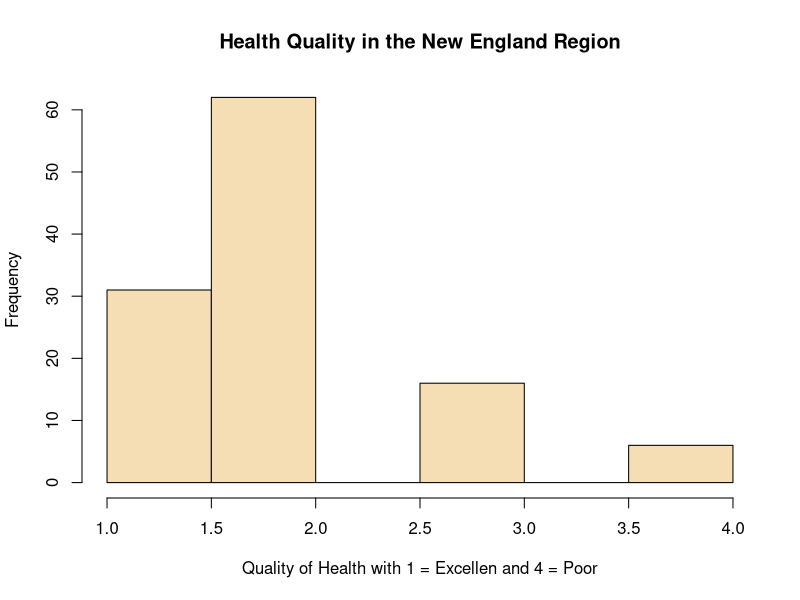

This chart was generated by the following R code: (Note: this script raises an error after producing the figure.)
## ---- chunk 1
######################################################################
#
#  Final Project: Qaulity of Health by Regions of the Unites States
#
######################################################################
# We will first run a package to read data into R.

library(haven)

# there is also a package "foreign" that was showned in class, but "haven" works better. 
# For this projedct, I will use GSS2016. GSS2016 was downloaded from this link:
# http://gss.norc.org/Documents/spss/2016_spss.zip

# The datafile was placed in work folder and loaded:

gss <- read_dta("GSS2016.DTA")
###################### 1. Working with data #################

# Find out the variable names using this command

colnames(gss)

#Refer to the GSS codebook for what's in each variable.

head(gss$health, 10) #displays the first 10 observation for the variable health
head(gss$region, 10) #dipsplas the first 10 observation for the variable region.

# Let's look at some descriptive statistics for our two variables. Given that both
# are categorical it doesn't make sense to look at mean, median or quantiles.
# We can plot some figures to visualize disbrution, however. For instant histograms. 

health_reg1 <-(gss$health[gss$region == 1]) 
hist(health_reg1, breaks = 10, main = "Health Quality in the New England Region", col = "Wheat", ylab = "Frequency", xlab = "Quality of Health with 1 = Excellen and 4 = Poor") # distrtibution of health for people in region 1
whealth_reg2 <-(gss$health[gss$region == 2]) 
hist(health_reg2, 10, main = "Health Quality in the Middle Atlantic Region", col = "wheat", ylab = "Frequency", xlab = "Quality of Health with 1 = Excellen and 4 = Poor", cex.lab = 1,5, cex.main = 1.4) # distrtibution of health for people in region 2
health_reg3 <-(gss$health[gss$region == 3]) 
hist(health_reg3, 10, main = "Health Quality in East the North Central Region", col = "wheat", ylab = "Frequency", xlab = "Quality of Health with 1 = Excellen and 4 = Poor", cex.lab = 1,5, cex.main = 1.4) # distrtibution of health for people in region 3
health_reg4 <-(gss$health[gss$region == 4]) 
hist(health_reg4, 10, main = "Health Quality in the West North Central Region", col = "wheat", ylab = "Frequency", xlab = "Quality of Health with 1 = Excellen and 4 = Poor", cex.lab = 1,5, cex.main = 1.4) # distrtibution of health for people in region 4
health_reg5 <-(gss$health[gss$region == 5])
hist(health_reg5, 10, main = "Health Quality in the South Atlantic Region", col = "wheat", ylab = "Frequency", xlab = "Quality of Health with 1 = Excellen and 4 = Poor", cex.lab = 1,5, cex.main = 1.4) # distrtibution of health for people in region 5
health_reg6 <-(gss$health[gss$region == 6]) 
hist(health_reg6, 10, main = "Health Quality in the East South Central Region", col = "wheat", ylab = "Frequency", xlab = "Quality of Health with 1 = Excellen and 4 = Poor", cex.lab = 1,5, cex.main = 1.4) # distrtibution of health for people in region 6
health_reg7 <-(gss$health[gss$region == 7]) 
hist(health_reg7, 10, main = "Health Quality in the West South Central Region", col = "wheat", ylab = "Frequency", xlab = "Quality of Health with 1 = Excellen and 4 = Poor", cex.lab = 1,5, cex.main = 1.4) # distrtibution of health for people in region 7
health_reg8 <-(gss$health[gss$region == 8]) 
hist(health_reg8, 10, main = "Health Quality in the Mountain Region", col = "wheat", ylab = "Frequency", xlab = "Quality of Health with 1 = Excellen and 4 = Poor", cex.lab = 1,5, cex.main = 1.4) # distrtibution of health for people in region 8
health_reg9 <-(gss$health[gss$region == 9]) 
hist(health_reg9, 10, main = "Health Quality in the Pacific Region", col = "wheat", ylab = "Frequency", xlab = "Quality of Health with 1 = Excellen and 4 = Poor", cex.lab = 1,5, cex.main = 1.4) # distrtibution of health for people in region 9

#plots health status by region
health_status <-structure(list(NE=table(health_reg1), MA=table(health_reg2), EN=table(health_reg3), WN=table(health_reg4), SA=table(health_reg5), ES=table(health_reg6), WS=table(health_reg7), MO=table(health_reg8), PA=table(health_reg9)), .Names=c("New England", "Middle Atlantic", "E. Nor. Central", "W. Nor. Central", "South Atlantic", "E. Sou. Central", "W. Sou. Central", "Mountain", "Pacific"), class="data.frame", row.names=c("Excellent", "Good", "Fair", "Poor"))
barplot(as.matrix(health_status), main="Quality of Health by Region in the U.S.", ylab = "Number of People", xlab = "Regions in the U.S.", cex.lab = 1.5, cex.main = 1.4, beside=TRUE, col = c("dodgerblue", "pink", "yellow", "purple" ))
legend("topright", c("Excellent", "Good", "Fair", "Poor"), cex = 1.3, bty = "n", fill = c("dodgerblue", "pink", "yellow", "purple" ))


# To see if there is relationship between health and region I'll use regression.

lm(formula = health ~ factor(region), data = gss) # compares each region base on the health of the average person in the region
summary(lm(formula = health ~ factor(region), data = gss)) # gives F and P statistics

lm(formula = health ~ factor(region) + educ +income, data = gss) # controls for other variables such as education and income.

summary(lm(formula = health ~ factor(region) + educ +income, data = gss)) #gives the F and P statistics


